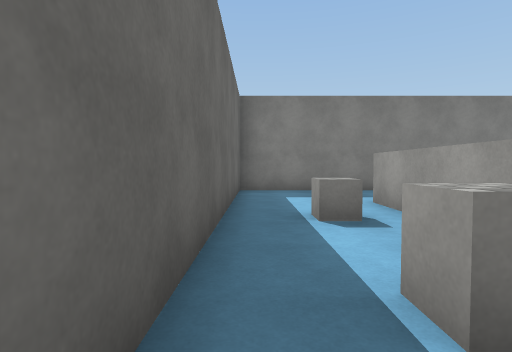
view 1 (above)

24 first-person views from a walk through a scene from a Unity 3-D project. The camera is 1.3 m above the floor, tilts 2° down and sees 80° across. The floor is counted in squares, 2 m on a side. Each view is taken from the middle of a square. On the plan, view 1 faces up. The plan holds only what a view shows up to about 10 squares ahead; the rest is blank. The place goes on beyond the plan. The player is left out. Some surface patterns are stand-ins.

view 2
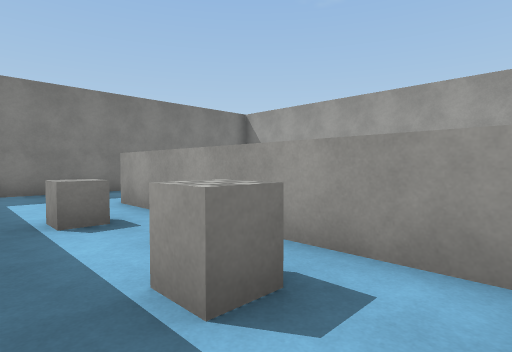

view 3
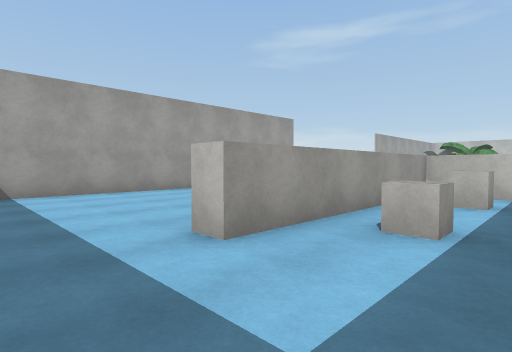

view 4
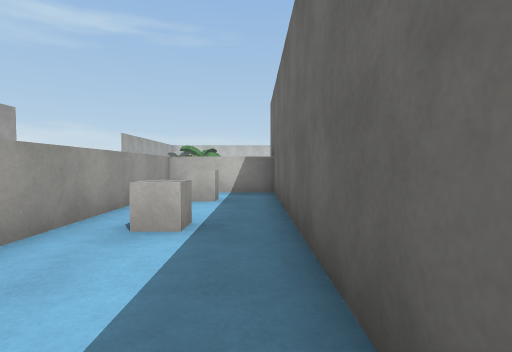

view 5
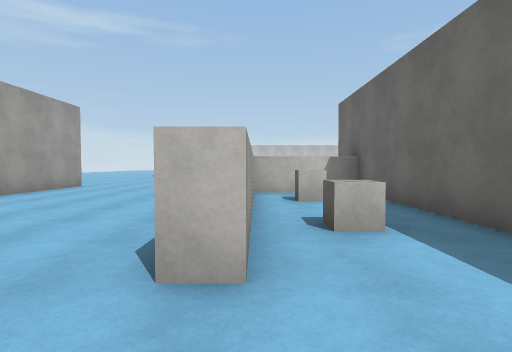

view 6
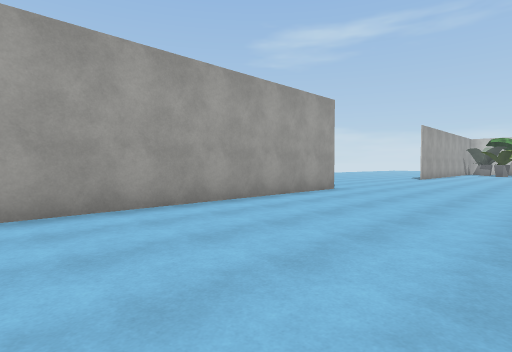

view 7
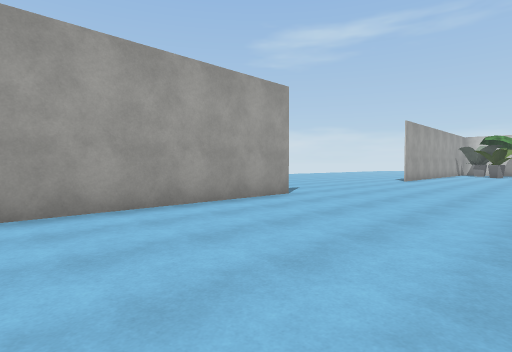

view 8
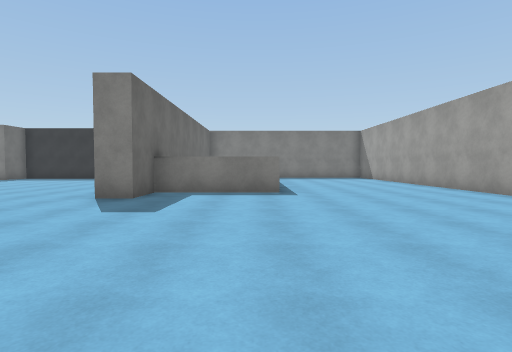

view 9
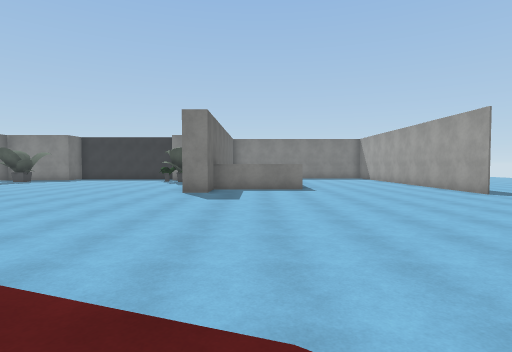

view 10
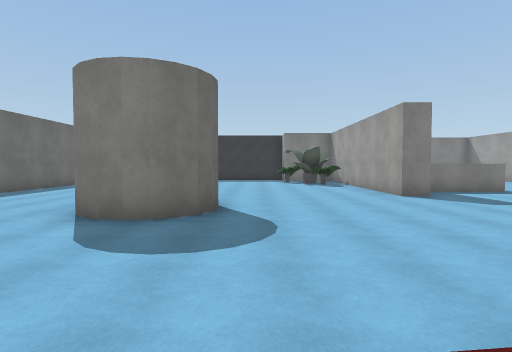

view 11
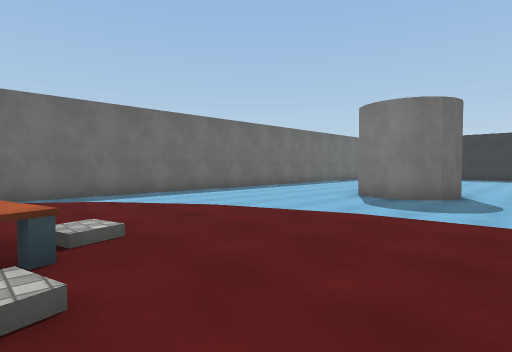

view 12
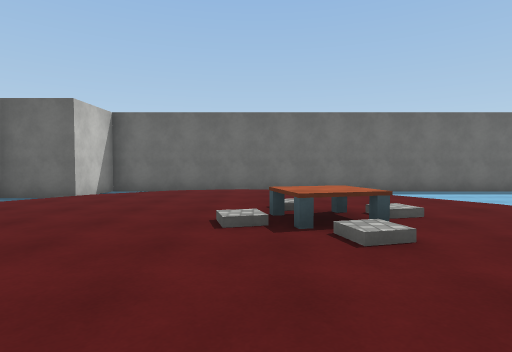

view 13
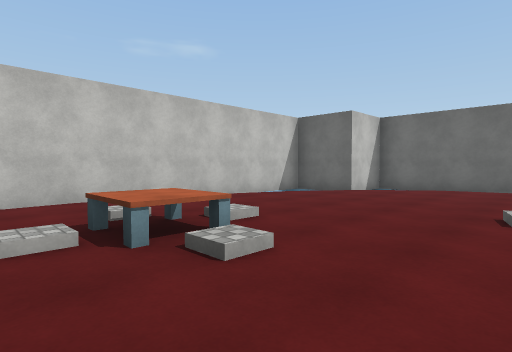

view 14
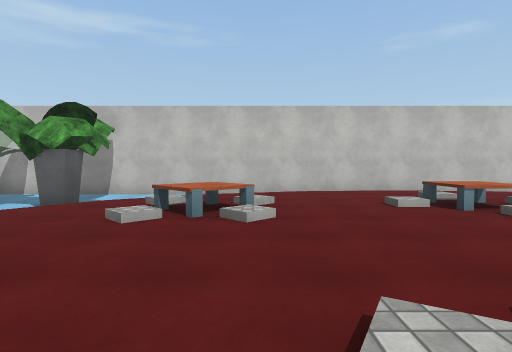

view 15
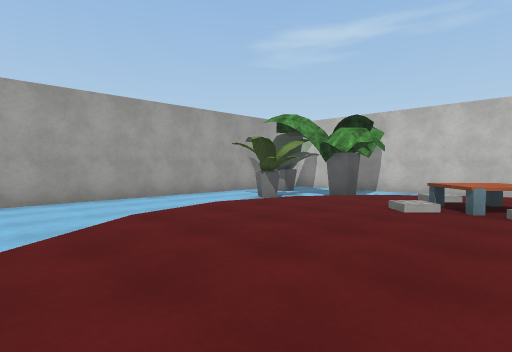

view 16
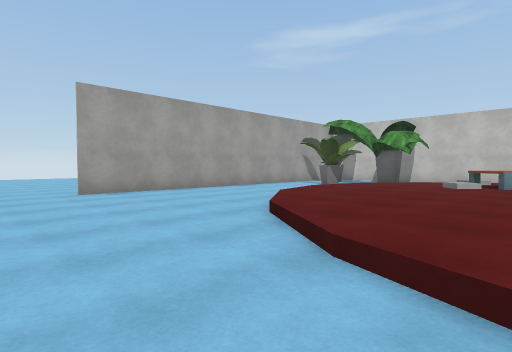

view 17
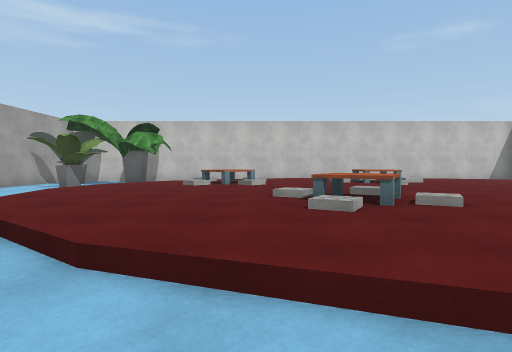

view 18
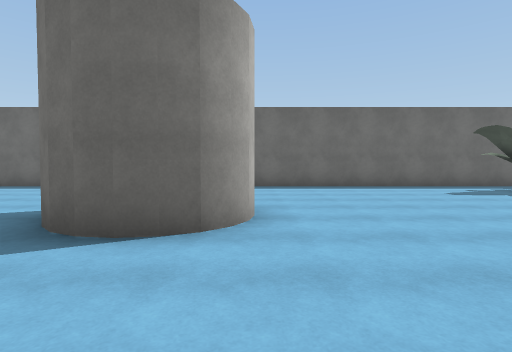

view 19
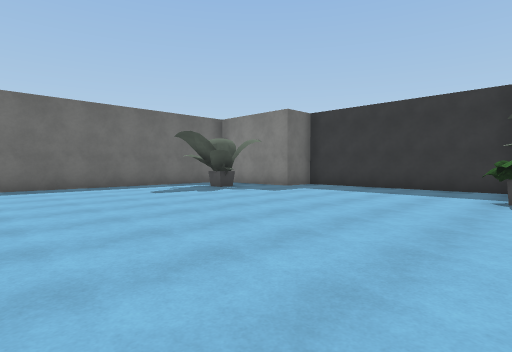

view 20
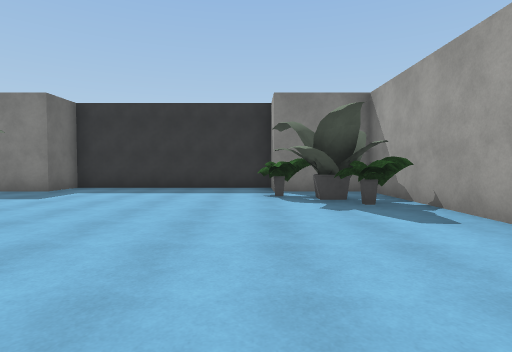

view 21
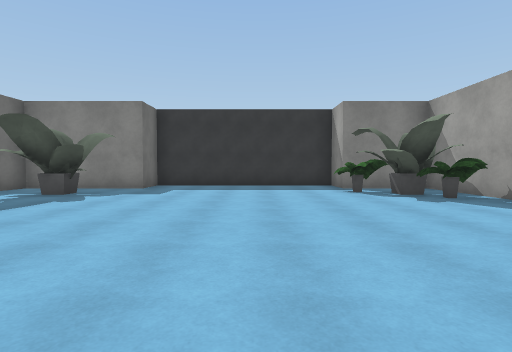

view 22
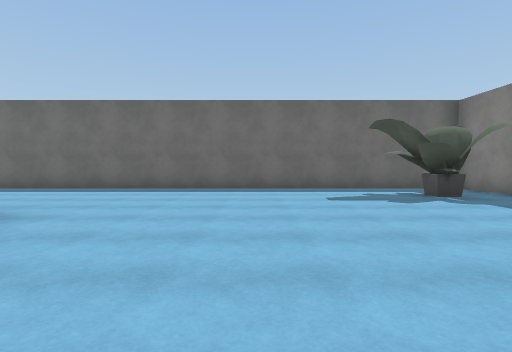

view 23
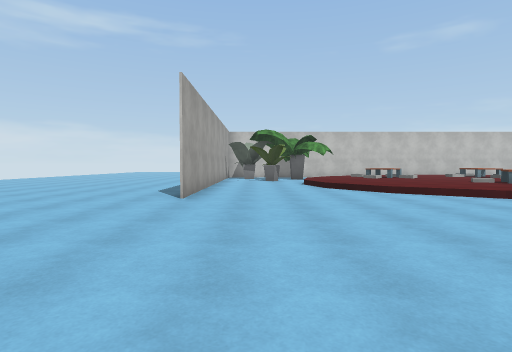

view 24
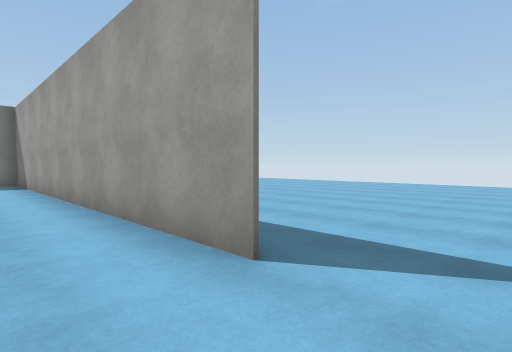

### Floor plan
Key: @ floor where view 1 was taken; # wall or solid block; . main floor; : floor 0.25 m higher than the main floor; / step, stairs or slope; B block; P plant; O other object.
Columns run from 12 left of view 1 to 17 right of it. Each row starts with its distance up from view 1.
  8            #####   #
  7   ######## #...... ##
  6 ###......###........#
  5 #..........#..#.....#
  4 #OO......PP#.B#.....#
  3 #..........#..#.....#
  2 #..........#..#.....#   ...
  1 #..........#.B#.....#  .....
  0 #..........#@.#.....# .......
 -1 #..........####.....#.........
 -2 #..........#........#.........
 -3 #.............................
 -4 #... ##.................
 -5 #...###...............
 -6 #....................
 -7 #.....................
 -8 #......................
 -9 #.....///  /.............
-10 #.../:::: :/:/.....#.....
-11 #.//:::::::/:::/...#.....
-12 # /::/::::/O::::...#......
-13 #  :/OO::://::::/..#.......
-14 #/::///:::::::::/..# ......
-15 #/::::::::::::::/..#
-16 #/::::::/:::/O///..#
-17 # /::::/OO::OO//.O.#
-18 # ./::::/:::::/.#..#
-19 ##..//::/:::// ...OO
-20  #..   ////.   ....
-21  ###################

Where each view was taken, in squares from view 1:
view 1: 0 up, 0 right, facing up
view 2: 0 up, 0 right, facing up-right
view 3: 7 up, 0 right, facing down-right
view 4: 7 up, 0 right, facing down
view 5: 7 up, 2 right, facing down
view 6: 5 up, 3 right, facing down-right
view 7: 3 up, 3 right, facing down-right
view 8: 8 down, 2 right, facing up
view 9: 11 down, 1 right, facing up
view 10: 10 down, 5 left, facing up
view 11: 13 down, 4 left, facing up-left
view 12: 14 down, 3 left, facing left
view 13: 14 down, 2 left, facing down-left
view 14: 12 down, 0 right, facing down
view 15: 11 down, 0 right, facing down-right
view 16: 8 down, 0 right, facing down-right
view 17: 8 down, 0 right, facing down
view 18: 3 down, 3 left, facing left
view 19: 2 down, 3 left, facing up-left
view 20: 2 down, 4 left, facing up
view 21: 3 down, 6 left, facing up
view 22: 0 up, 4 left, facing left
view 23: 4 down, 6 right, facing down
view 24: 4 down, 6 right, facing up-right
